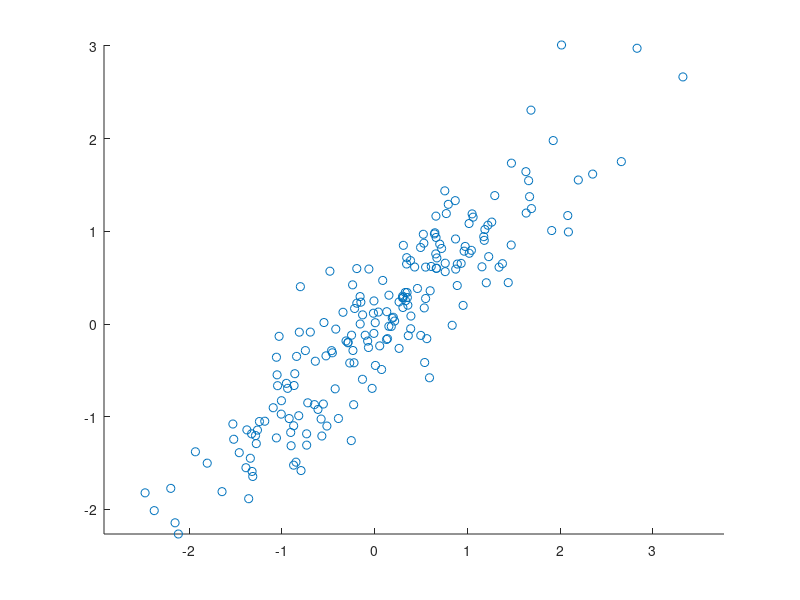

Recreate this plot in MATLAB. (Note: this script raises an error after producing the figure.)
%% PCA for bivariate normal
% generate bivariate normal data
X = mvnrnd([0, 0], [1, .9; .9, 1], 200);

C = X'*X;
[ev, ed] = eig(C);

%% plots for bivariate normal
hold on
scatter(X(:,1), X(:,2))
axis('equal')
% plot the eigenvectors
[xf, yf] = ds2nfu([0, ev(1,1)], [0, ev(1,2)]);
annotation('arrow', xf, yf)
[xf, yf] = ds2nfu([0, ev(2,1)], [0, ev(2,2)]);
annotation('arrow', xf, yf)

%% Kernel PCA for circle data
% generate data
a = rand(200, 1) .* 2*pi;
X = [sin(a), cos(a)] + (.1 .* randn(200, 2));

% calculate kernel matrix (using radial, i.e., gaussian, kernel)
K = exp(-squareform(pdist(X)));

% kernel PCA. calculate eigenvectors.
[ev, ed] = eigs(K, 2);

%% plots for circle data
figure
scatter(X(:,1), X(:,2), 40, a, 'filled')
axis('equal')
figure
scatter(ev(:,1), ev(:,2), 40, a, 'filled')

%% Kernel PCA for quadratic data

a = randn(200, 1);
X = [a, .5*a.^2] + (.15 .* randn(200, 2));

% calculate kernel matrix (using polynomial kernel)
K = (X*X' + 1).^2;

% kernel PCA. calculate eigenvectors.
[ev, ed] = eigs(K, 2);

%% plots for quadratic data
figure
scatter(X(:,1), X(:,2), 40, a, 'filled')
axis('equal')
figure
scatter(ev(:,1), ev(:,2), 40, a, 'filled')


